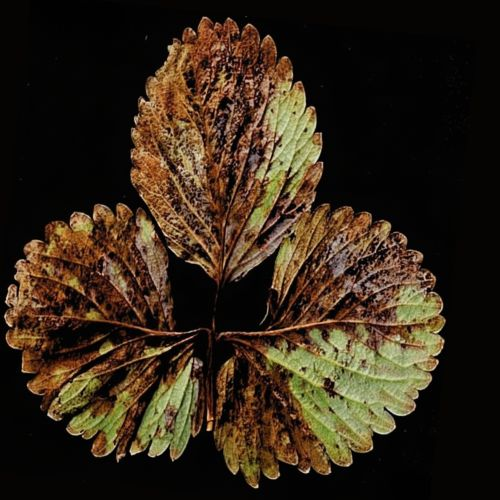
#> input picture 1.jpg, 500 x 500 px
$ python Paractica1_Minireto.py
#> lines starting #> are read from the running program, lines starting #| are printed output that depends on the picture; after the words box and inside, x2 and y2 are one past the last pixel; in counts of white or black regions, pixels touching at a corner belong together
import cv2
import numpy as np
import matplotlib.pyplot as plt
import tkinter as tk  # Importamos tkinter completo
from tkinter import Tk
from tkinter.filedialog import askopenfilename

# --- 1. DEFINICIÓN DE FUNCIONES AUXILIARES ---

# [8 lines left out: function show_resized, not called in this run]

def binarizar(imagen):
    """
    Convierte una imagen BGR a escala de grises y luego a binaria
    usando un umbral fijo de 120.
    """
    gris_local = cv2.cvtColor(imagen, cv2.COLOR_BGR2GRAY)
    _, binaria = cv2.threshold(gris_local, 120, 255, cv2.THRESH_BINARY)
    return binaria

# [17 lines left out: function etiquetar_componentes, not called in this run]

# --- 2. CARGA Y PRE-CÁLCULO DE IMÁGENES ---
# Esto se ejecuta una sola vez al inicio del script.

Tk().withdraw()  # Oculta la ventana principal de Tkinter

print("=== Práctica 1: Procesamiento básico de imágenes ===\n")
print("Cargando imágenes... Por favor, selecciona los 3 archivos.")

ruta_img1 = askopenfilename(title="Selecciona IM1", filetypes=[("Imágenes", "*.jpg *.jpeg *.png")])
#> the answer given: 1.jpg
img1 = cv2.imread(ruta_img1)
#> img1 is the input picture: shape (500, 500, 3); mean B, G, R 25.3, 40.2, 53.1

ruta_img2 = askopenfilename(title="Selecciona IM2", filetypes=[("Imágenes", "*.jpg *.jpeg *.png")])
#> the answer given: 2.jpg
img2 = cv2.imread(ruta_img2)
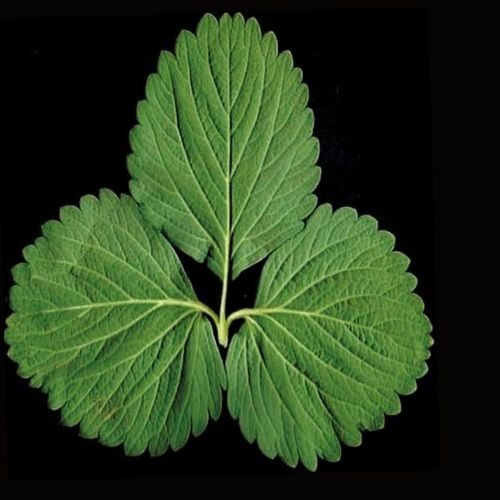
#> input picture 2.jpg, 500 x 500 px
#> img2 is the input picture: shape (500, 500, 3); mean B, G, R 28.8, 61.1, 40.4

ruta_binaria = askopenfilename(title="Selecciona imagen binaria para Etiquetado", filetypes=[("Imágenes", "*.jpg *.jpeg *.png")])
#> the answer given: 2.jpg
image = cv2.imread(ruta_binaria, cv2.IMREAD_GRAYSCALE)
#> image: shape (500, 500); min 0, max 230, mean 51.2

# Validación y preparación
if img1 is None or img2 is None or image is None:
    print("\n[ERROR] Una o más imágenes no se cargaron. Saliendo del programa.")
    exit()

print("\nImágenes cargadas y procesando... Por favor, espera.")

# Ajuste de tamaño
img2 = cv2.resize(img2, (img1.shape[1], img1.shape[0]))

# Pre-cálculo Sección 1: Originales
originales = np.hstack((img1, img2))

# Pre-cálculo Sección 2: Aritméticas
suma = cv2.add(img1, img2)
resta = cv2.subtract(img1, img2)
multiplicacion = cv2.multiply(img1, 1.2)
aritmeticas = np.hstack((suma, resta, multiplicacion))

# Pre-cálculo Sección 3: Lógicas
and_logico = cv2.bitwise_and(img1, img2)
or_logico = cv2.bitwise_or(img1, img2)
xor_logico = cv2.bitwise_xor(img1, img2)
not_logico = cv2.bitwise_not(img1)
fila1 = np.hstack((and_logico, or_logico))
fila2 = np.hstack((xor_logico, not_logico))
logicas = np.vstack((fila1, fila2))
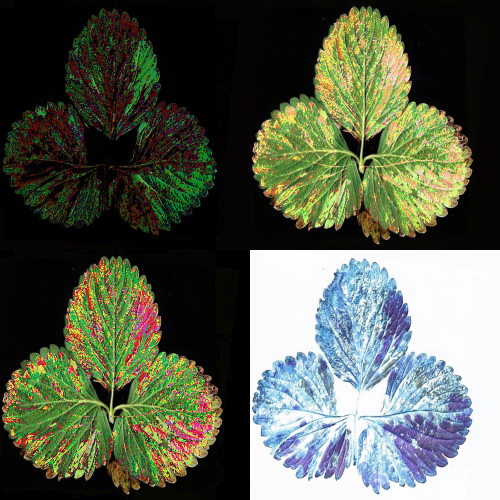
#> logicas: shape (1000, 1000, 3) (shown at 1/2 size); mean B, G, R 79.6, 95.4, 89.2

# Pre-cálculo Sección 4: Grises y Brillo
gris = cv2.cvtColor(img1, cv2.COLOR_BGR2GRAY)
brillo_ajustado = cv2.convertScaleAbs(gris, alpha=1.1, beta=25)
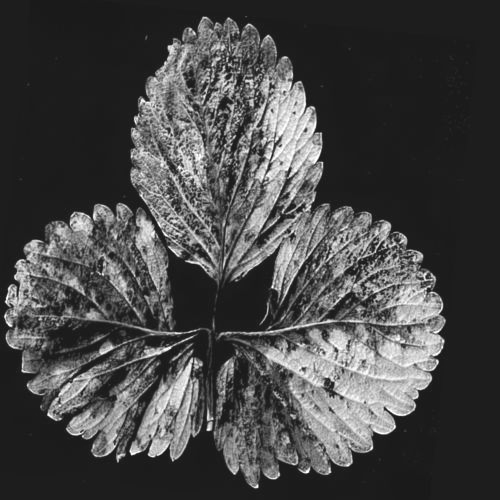
#> brillo_ajustado: shape (500, 500); min 25, max 255, mean 71.4

# Pre-cálculo Sección 5: Umbralización
umbrales = []
for t in [80, 135, 145]:
    _, umbral = cv2.threshold(brillo_ajustado, t, 255, cv2.THRESH_BINARY)
    umbrales.append(umbral)
#> this loop made 3 passes
#> pass 1, `_, umbral = cv2.threshold(brillo_ajustado, t, 255, cv2.THRESH_BINARY)`:
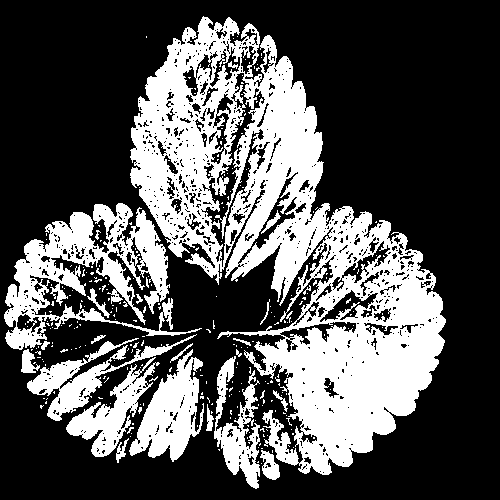
#> umbral: shape (500, 500); 33% white; 299 white regions (274 under 20 px), largest, box (x1, y1, x2, y2) and area: (130, 16, 446, 475) 56437, (4, 203, 202, 350) 10512, (129, 349, 204, 462) 4127
#> after the loop, umbrales = 3 items
fila_umbral = np.hstack((brillo_ajustado, umbrales[0], umbrales[1], umbrales[2]))
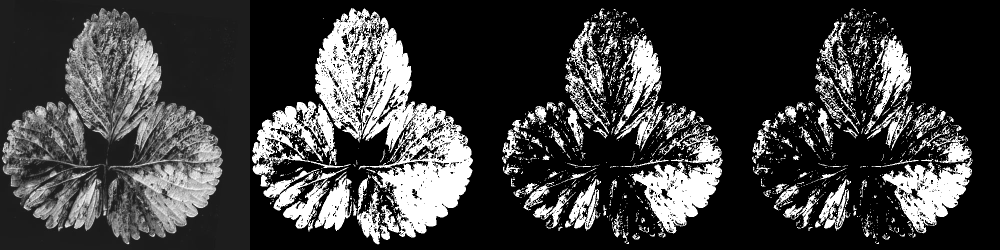
#> fila_umbral: shape (500, 2000) (shown at 1/2 size); min 0, max 255, mean 61.7

# Pre-cálculo Sección 6: Datos para etiquetado
bin_original = cv2.threshold(gris, 120, 255, cv2.THRESH_BINARY)[1]
#> bin_original: shape (500, 500); 13.8% white; 965 white regions (820 under 20 px), largest, box (x1, y1, x2, y2) and area: (264, 316, 444, 466) 10939, (244, 71, 322, 238) 4328, (377, 284, 443, 326) 1329
bin_suma = binarizar(suma)
#> in binarizar, `_, binaria = cv2.threshold(gris_local, 120, 255, cv2.THRESH_BINARY)`: binaria: shape (500, 500); 41.3% white; 163 white regions (153 under 20 px), largest, box (x1, y1, x2, y2) and area: (4, 13, 444, 473) 102105, (206, 377, 214, 422) 177, (228, 464, 239, 474) 54
bin_resta = binarizar(resta)
#> in binarizar (call 2), `_, binaria = cv2.threshold(gris_local, 120, 255, cv2.THRESH_BINARY)`: binaria: shape (500, 500); 1.2% white; 214 white regions (184 under 20 px), largest, box (x1, y1, x2, y2) and area: (424, 297, 443, 319) 242, (396, 393, 416, 416) 218, (374, 413, 396, 434) 192
bin_and = binarizar(and_logico) # Asumiendo que binarizar maneja 3 canales
#> in binarizar (call 3), `_, binaria = cv2.threshold(gris_local, 120, 255, cv2.THRESH_BINARY)`: binaria: shape (500, 500); 0.27% white in thin lines or dots, all inside (x1, y1, x2, y2) = (10, 70, 434, 445)
bin_or = binarizar(or_logico)
#> in binarizar (call 4), `_, binaria = cv2.threshold(gris_local, 120, 255, cv2.THRESH_BINARY)`: binaria: shape (500, 500); 32.9% white; 377 white regions (355 under 20 px), largest, box (x1, y1, x2, y2) and area: (4, 13, 444, 470) 80348, (258, 416, 268, 442) 80, (19, 311, 37, 318) 60
bin_xor = binarizar(xor_logico)
#> in binarizar (call 5), `_, binaria = cv2.threshold(gris_local, 120, 255, cv2.THRESH_BINARY)`: binaria: shape (500, 500); 20.5% white in thin lines or dots, all inside (x1, y1, x2, y2) = (4, 13, 445, 488)
bin_not = binarizar(not_logico)
#> in binarizar (call 6), `_, binaria = cv2.threshold(gris_local, 120, 255, cv2.THRESH_BINARY)`:
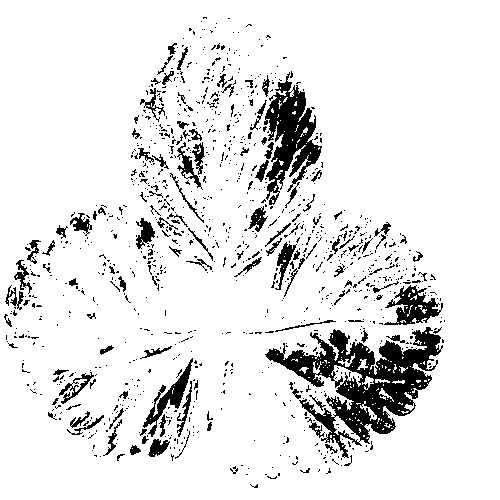
#> binaria: shape (500, 500); 89.9% white; 1056 black regions (924 under 20 px), largest, box (x1, y1, x2, y2) and area: (265, 327, 443, 458) 8226, (264, 72, 322, 205) 3392, (384, 285, 443, 325) 1080
bin_umbral = cv2.threshold(brillo_ajustado, 120, 255, cv2.THRESH_BINARY)[1]
#> bin_umbral: shape (500, 500); 22.9% white; 646 white regions (542 under 20 px), largest, box (x1, y1, x2, y2) and area: (257, 212, 446, 475) 19075, (228, 63, 329, 305) 9948, (134, 42, 218, 208) 4109

imagenes_y_nombres = [
    (bin_original, "IM1 binarizada"), (bin_suma, "Suma (IM1 + IM2)"),
    (bin_resta, "Resta (IM1 - IM2)"), (bin_and, "Operación lógica AND"),
    (bin_or, "Operación lógica OR"), (bin_xor, "Operación lógica XOR"),
    (bin_not, "Operación lógica NOT"), (bin_umbral, "Brillo ajustado t=120")
]

# Pre-cálculo Sección 7: Datos para conteo
_, binary_image_conteo = cv2.threshold(image, 127, 255, cv2.THRESH_BINARY)
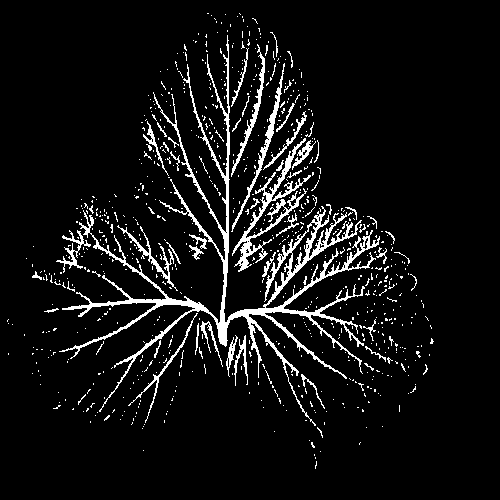
#> binary_image_conteo: shape (500, 500); 7.1% white in thin lines or dots, all inside (x1, y1, x2, y2) = (7, 13, 434, 469)
contours_conteo, _ = cv2.findContours(binary_image_conteo, cv2.RETR_EXTERNAL, cv2.CHAIN_APPROX_SIMPLE)
#> contours_conteo = 794 contours, 769 with area under 20; largest, box (x1, y1, x2, y2) and area: (59, 35, 380, 426) 6216, (232, 138, 311, 272) 1152, (231, 63, 285, 232) 454, (231, 44, 265, 177) 352, (117, 225, 178, 291) 268
total_objetos_conteo = len(contours_conteo)
#> total_objetos_conteo = 794

print("¡Procesamiento completado! Mostrando menú principal.")

# --- 3. DEFINICIÓN DE FUNCIONES DEL MENÚ ---
# Estas funciones se llaman desde los botones de Tkinter.

# [118 lines left out: functions f_show_originales, f_show_aritmeticas, f_show_logicas, f_show_histograma, f_show_brillo, f_show_umbrales and 3 more, not called in this run]


root = tk.Tk()
root.title("Menú Principal - Práctica 1 PDI")
root.geometry("400x450") # Tamaño de la ventana del menú

# Crear un marco para los botones
frame = tk.Frame(root, padx=20, pady=20)
frame.pack(expand=True)

# Estilo de los botones
btn_style = {'pady': 5, 'fill': 'x', 'expand': True}

tk.Label(frame, text="Selecciona una operación:", font=("Helvetica", 14, "bold")).pack(pady=(0, 15))

tk.Button(frame, text="1. Ver Imágenes Originales", command=f_show_originales).pack(**btn_style)
tk.Button(frame, text="2. Operaciones Aritméticas", command=f_show_aritmeticas).pack(**btn_style)
tk.Button(frame, text="3. Operaciones Lógicas", command=f_show_logicas).pack(**btn_style)
tk.Button(frame, text="4. Histograma (IM1)", command=f_show_histograma).pack(**btn_style)
tk.Button(frame, text="5. Ajuste de Brillo (IM1)", command=f_show_brillo).pack(**btn_style)
tk.Button(frame, text="6. Umbralización Múltiple", command=f_show_umbrales).pack(**btn_style)
tk.Button(frame, text="7. Etiquetado Múltiple (Secuencia)", command=f_run_etiquetado).pack(**btn_style)
tk.Button(frame, text="8. Conteo Detallado de Objetos", command=f_run_conteo_detallado).pack(**btn_style)

tk.Button(frame, text="Salir", command=exit_program, bg="#531919", fg="white", font=("Helvetica", 10, "bold")).pack(pady=(20, 0), fill='x')

# Iniciar el bucle de la aplicación
root.mainloop()

# Limpieza final al cerrar el menú
cv2.destroyAllWindows()
print("\n=== Programa finalizado. ===")
